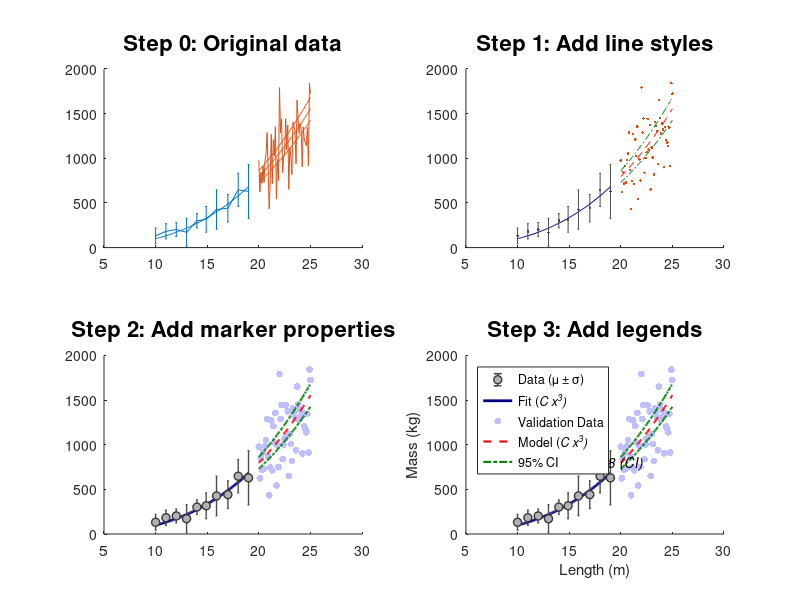
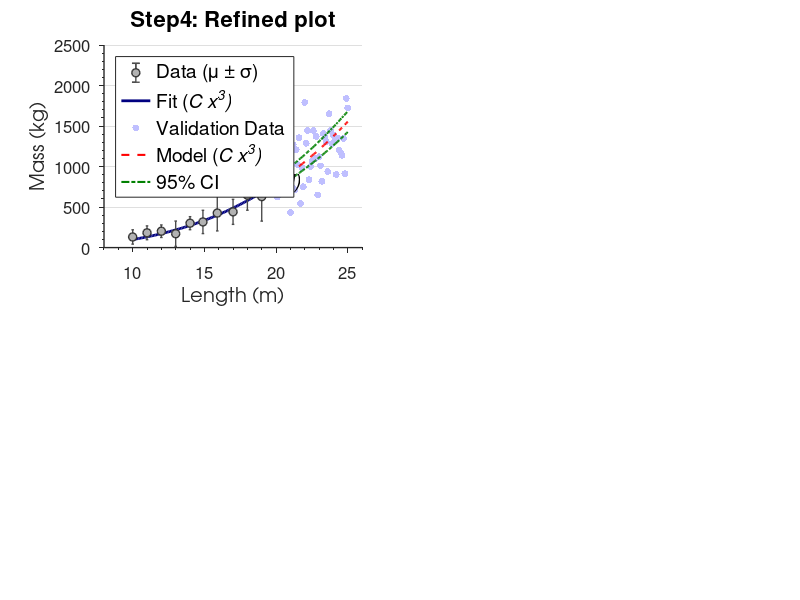

The MATLAB script that drew these images, in order:
% IDRE workshop - Advanced Garphics with Matlab
% example 03 - refine plots

clc; clear; 

% data
load Data_exp3.mat;

figure(1)
subplot(2,2,1) % basic plot
hFit   = line(xfit,yfit); hold;
hE     = errorbar(xdata_m, ydata_m, ydata_s);
hData  = line(xVdata, yVdata ); hModel = line(xmodel, ymodel );
hCI(1) = line(xmodel, ymodelL); hCI(2) = line(xmodel, ymodelU);
title('Step 0: Original data','FontSize',16); 

subplot(2,2,2) % refine #1
hFit   = line(xfit,yfit); hold;
hE     = errorbar(xdata_m, ydata_m, ydata_s);
hData  = line(xVdata, yVdata ); hModel = line(xmodel, ymodel );
hCI(1) = line(xmodel, ymodelL); hCI(2) = line(xmodel, ymodelU);
set(hFit,'Color',[0 0 .5]);
set(hE,'LineStyle','none','Marker', '.','Color',[0.3 0.3 0.3]);
set(hData,'LineStyle','none','Marker', '.');
set(hModel,'LineStyle','--','Color','r');
set(hCI(1),'LineStyle','-.','Color',[0.0 0.5 0.0]);
set(hCI(2),'LineStyle','-.','Color',[0.0 0.5 0.0]);
title('Step 1: Add line styles','FontSize',16);

subplot(2,2,3)
hFit   = line(xfit,yfit); hold;
hE     = errorbar(xdata_m, ydata_m, ydata_s);
hData  = line(xVdata, yVdata ); hModel = line(xmodel, ymodel );
hCI(1) = line(xmodel, ymodelL); hCI(2) = line(xmodel, ymodelU);
set(hFit,'Color',[0 0 .5],'LineWidth',2);
set(hE,'LineStyle','none','LineWidth',1,'Color',[0.3 0.3 0.3],'Marker','o','MarkerSize',6, ...
    'MarkerEdgeColor',[0.2 0.2 0.2],'MarkerFaceColor',[0.7 0.7 0.7]);
set(hData,'LineStyle','none','Marker','o','MarkerSize',5,'MarkerEdgeColor','none', ...
    'MarkerFaceColor' , [.75 .75 1] );
set(hModel,'LineStyle','--','LineWidth',1.5,'Color','r');
set(hCI(1),'LineStyle','-.','LineWidth',1.5,'Color',[0.0 0.5 0.0]);
set(hCI(2),'LineStyle','-.','LineWidth',1.5,'Color',[0.0 0.5 0.0]);
title('Step 2: Add marker properties','FontSize',16); 

subplot(2,2,4)
hFit   = line(xfit,yfit); hold;
hE     = errorbar(xdata_m, ydata_m, ydata_s);
hData  = line(xVdata, yVdata ); hModel = line(xmodel, ymodel );
hCI(1) = line(xmodel, ymodelL); hCI(2) = line(xmodel, ymodelU);
set(hFit,'Color',[0 0 .5],'LineWidth',2);
set(hE,'LineStyle','none','LineWidth',1,'Color',[0.3 0.3 0.3],'Marker','o','MarkerSize',6, ...
    'MarkerEdgeColor',[0.2 0.2 0.2],'MarkerFaceColor',[0.7 0.7 0.7]);
set(hData,'LineStyle','none','Marker','o','MarkerSize',5,'MarkerEdgeColor','none', ...
    'MarkerFaceColor' , [.75 .75 1] );
set(hModel,'LineStyle','--','LineWidth',1.5,'Color','r');
set(hCI(1),'LineStyle','-.','LineWidth',1.5,'Color',[0.0 0.5 0.0]);
set(hCI(2),'LineStyle','-.','LineWidth',1.5,'Color',[0.0 0.5 0.0]);
xlabel('Length (m)'); ylabel('Mass (kg)');
text(10,800,sprintf('\\it{C = %0.1g \\pm %0.1g (CI)}',c,cint(2)-c));
legend([hE, hFit, hData, hModel, hCI(1)],'Data (\mu \pm \sigma)', ...
       'Fit (\it{C x^3})','Validation Data','Model (\it{C x^3})', ...
       '95% CI','location','NorthWest' );
title('Step 3: Add legends','FontSize',16); 

figure(2)
subplot(2,2,1)
hFit   = line(xfit,yfit); hold;
hE     = errorbar(xdata_m, ydata_m, ydata_s);
hData  = line(xVdata, yVdata ); hModel = line(xmodel, ymodel );
hCI(1) = line(xmodel, ymodelL); hCI(2) = line(xmodel, ymodelU);
set(hFit,'Color',[0 0 .5],'LineWidth',2);
set(hE,'LineStyle','none','LineWidth',1,'Color',[0.3 0.3 0.3],'Marker','o','MarkerSize',6, ...
    'MarkerEdgeColor',[0.2 0.2 0.2],'MarkerFaceColor',[0.7 0.7 0.7]);
set(hData,'LineStyle','none','Marker','o','MarkerSize',5,'MarkerEdgeColor','none', ...
    'MarkerFaceColor' , [.75 .75 1] );
set(hModel,'LineStyle','--','LineWidth',1.5,'Color','r');
set(hCI(1),'LineStyle','-.','LineWidth',1.5,'Color',[0.0 0.5 0.0]);
set(hCI(2),'LineStyle','-.','LineWidth',1.5,'Color',[0.0 0.5 0.0]);
set(gca,'Box','off','TickDir','out','TickLength',[0.02 0.02], ...
    'XMinorTick','on','YMinorTick','on','YGrid','on', ...
    'xlim',[8 26],'ylim',[0 2500],'YTick',[0:500:2500],'LineWidth',1,'FontSize',12);
xlabel('Length (m)','FontSize',14,'FontName','AvantGarde');
ylabel('Mass (kg)','FontSize',14,'FontName','AvantGarde');
text(10,800,sprintf('\\it{C = %0.1g \\pm %0.1g (CI)}',c,cint(2)-c),'FontSize',14);
legend([hE, hFit, hData, hModel, hCI(1)],'Data (\mu \pm \sigma)', ...
       'Fit (\it{C x^3})','Validation Data','Model (\it{C x^3})', ...
       '95% CI','location','NorthWest','FontSize',14);
title ('Step4: Refined plot','FontSize',16,'FontWeight','bold');



